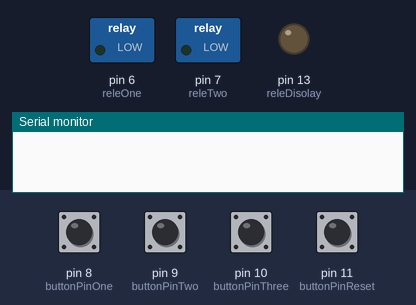
Simulated run of this sketch. Board: Arduino Uno, built with avr-gcc and run on an emulated ATmega328P. Parts: switched loads named in the sketch (green lamp = pin HIGH), output pins drawn as LEDs (lit = HIGH), the last lines printed to the serial monitor. The test bench sets the inputs (shaded band); at power-on: pin 8 (buttonPinOne), pin 9 (buttonPinTwo), pin 10 (buttonPinThree), pin 11 (buttonPinReset) LOW.

Above: at 1.2 s.
1.3 s: pin 8 (buttonPinOne) pulled HIGH for 0.15 s
At 2.7 s:
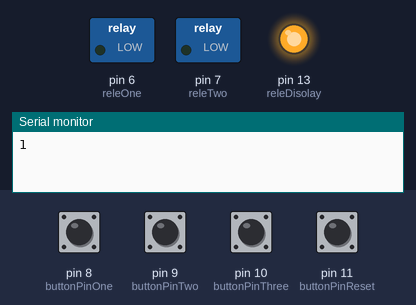
Timing chart, 0 to 4.3 s (numbered marks = the images above; inputs shaded):
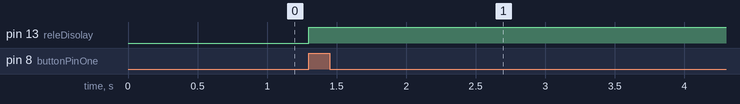

The sketch:

mainButtonsForComputerCSahrp.ino
```cpp
/*измененный скетч с добавленным реле для raspberry/nextion на кнопке 1
Главный Скетч! */
const int buttonPinOne = 8;
const int buttonPinTwo = 9;
const int buttonPinThree = 10;
const int buttonPinReset = 11;

int isBtnOnePress = 0;
int isBtnTwoPress = 0;
int isBtnThreePress = 0;

int releOne = 6;
int releTwo = 7;
int releDisolay = 13; //светодиод для nextion

//const int buttonPinOne = 48;
//const int buttonPinTwo = 46;
//const int buttonPinThree = 44;
//const int buttonPinReset = 42;

int buttonStateOne = 0;
int buttonStateTwo = 0;
int buttonStateThree = 0;
int buttonStateReset = 0;

void setup() {
  pinMode(buttonPinOne, INPUT);
  pinMode(buttonPinTwo, INPUT);
  pinMode(buttonPinThree, INPUT);
  pinMode(buttonPinReset, INPUT);

  pinMode(releOne, OUTPUT);
  pinMode(releTwo, OUTPUT);
  pinMode(releDisolay, OUTPUT);

  Serial.begin(9600);
}

void loop() {
  buttonStateOne = digitalRead(buttonPinOne);
  buttonStateTwo = digitalRead(buttonPinTwo);
  buttonStateThree = digitalRead(buttonPinThree);
  buttonStateReset = digitalRead(buttonPinReset);

  if (buttonStateOne == HIGH) {
    digitalWrite(releDisolay, HIGH);
    Serial.print("1");
    isBtnOnePress = 1;
    delay(250);
  }
  if (buttonStateTwo == HIGH) {
    Serial.print("2");
    isBtnTwoPress = 1;
    delay(250);
  }
  if (buttonStateThree == HIGH) {
    Serial.print("3");
    isBtnThreePress = 1;
    delay(250);
  }

  if (buttonStateReset == HIGH) {
    Serial.print("5");
    delay(250);
  }


  if(isBtnOnePress && isBtnTwoPress && isBtnThreePress){
      delay(60000);
      digitalWrite(releOne, HIGH);
      digitalWrite(releTwo, HIGH);
      delay(5000);
      digitalWrite(releOne, LOW);
      delay(60000);
      digitalWrite(releTwo, LOW);
      isBtnOnePress = isBtnTwoPress = isBtnThreePress = 0;
  }


}
```

Measured:
- after the input at 1.3 s, pin 13 (releDisolay): LOW → HIGH at once
